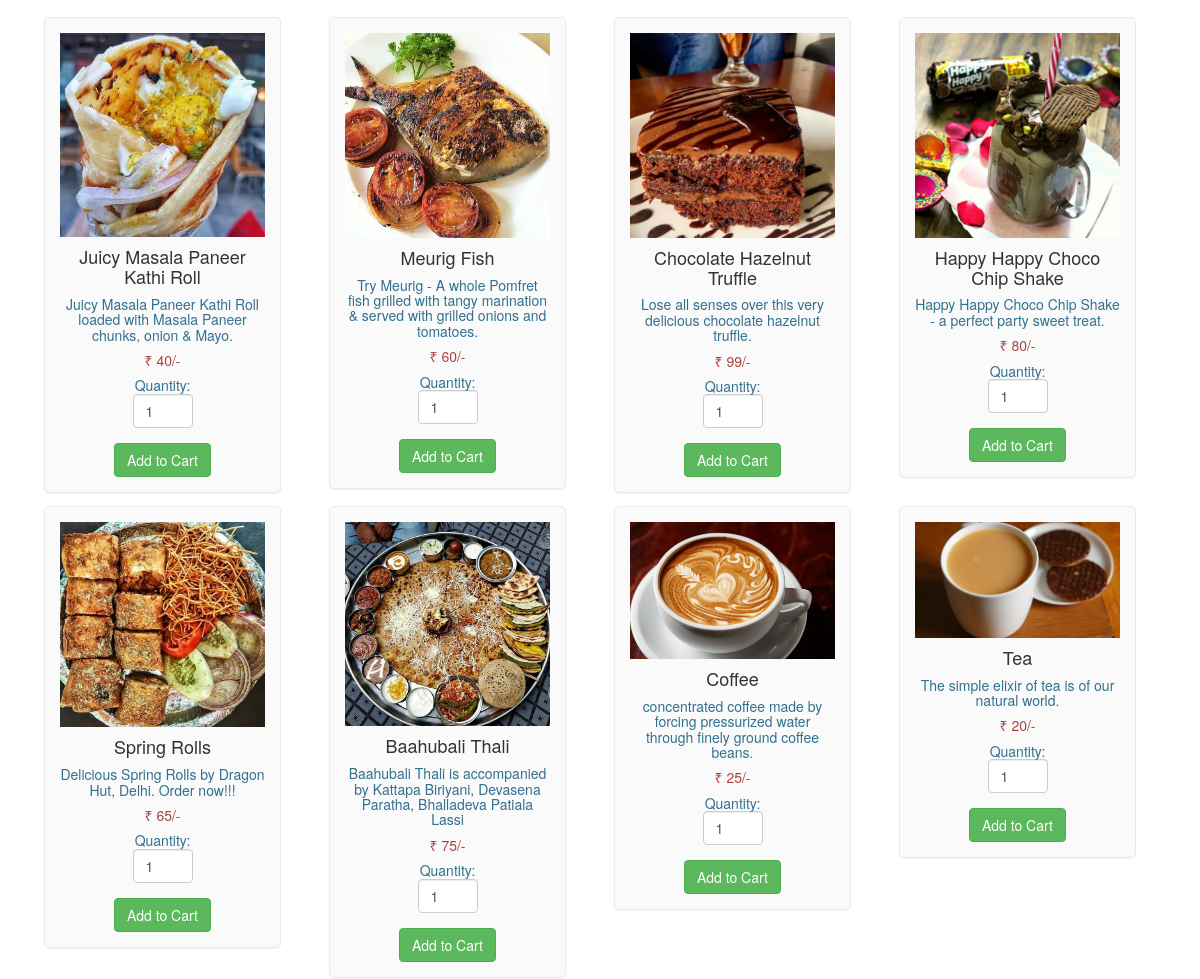
The app's page /foodlist.php (signed in, middle part), older data.
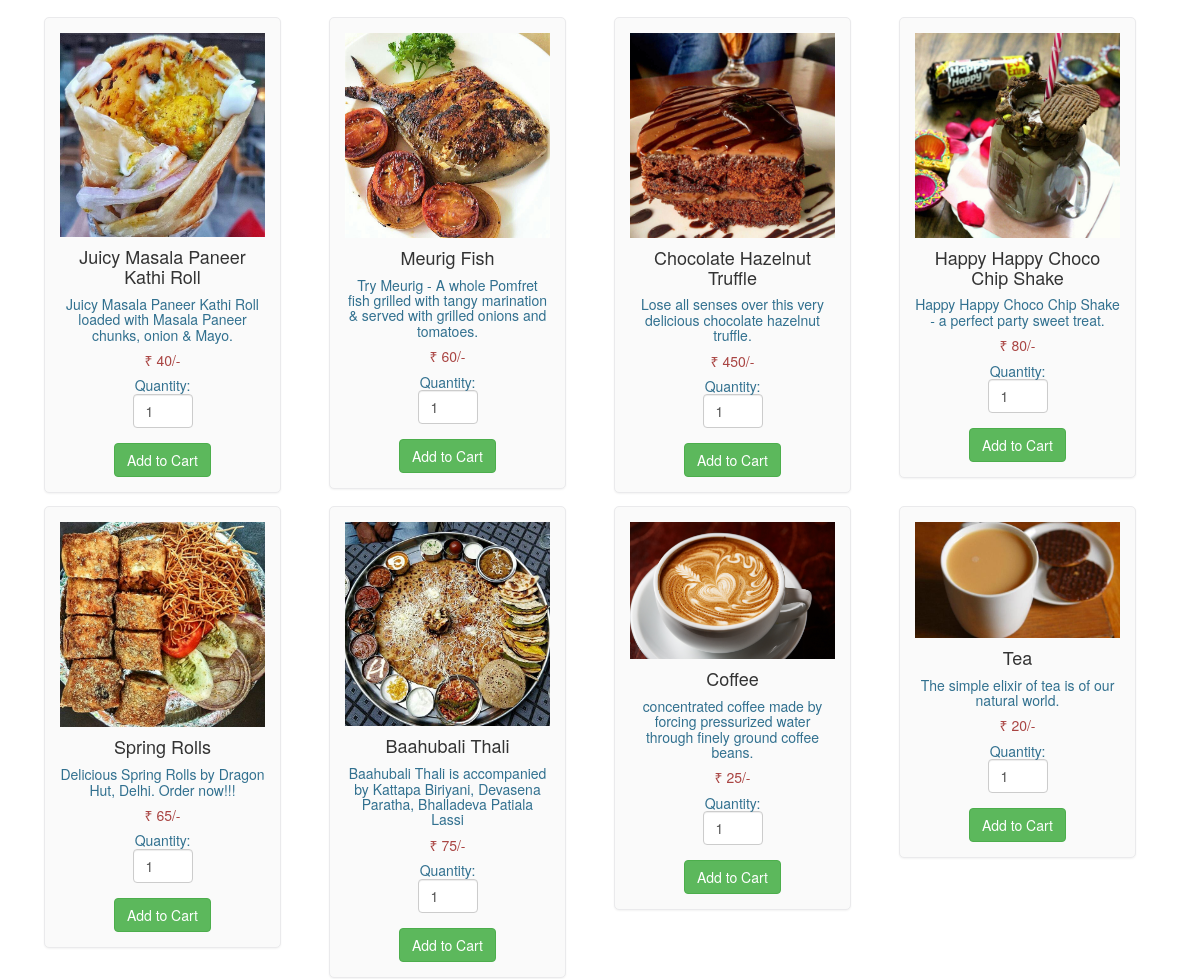
The same page, newer data.
### tables this page shows
CREATE TABLE `food` (
  `F_ID` int(30) NOT NULL,
  `name` varchar(30) NOT NULL,
  `price` int(30) NOT NULL,
  `description` varchar(200) NOT NULL,
  `R_ID` int(30) NOT NULL,
  `images_path` varchar(200) NOT NULL,
  `options` varchar(10) NOT NULL DEFAULT 'ENABLE'
);

### foodlist.php (the view, shortened to what this page needs)
<html>
  <head>
  </head>
  <link rel="stylesheet" type = "text/css" href ="css/foodlist.css">
  <link rel="stylesheet" type = "text/css" href ="css/bootstrap.min.css">
  <body>
<div class="container" style="width:95%;">
<?php
$conn = Connect();
$sql = "SELECT * FROM FOOD WHERE options = 'ENABLE' ORDER BY F_ID";
$result = mysqli_query($conn, $sql);
if (mysqli_num_rows($result) > 0)
{
  $count=0;
  while($row = mysqli_fetch_assoc($result)){
    if ($count == 0)
      echo "<div class='row'>";
?>
<div class="col-md-3">
<form method="post" action="cart.php?action=add&id=<?php echo $row["F_ID"]; ?>">
<div class="mypanel" align="center";>
<img src="<?php echo $row["images_path"]; ?>" class="img-responsive">
<h4 class="text-dark"><?php echo $row["name"]; ?></h4>
<h5 class="text-info"><?php echo $row["description"]; ?></h5>
<h5 class="text-danger">&#8377; <?php echo $row["price"]; ?>/-</h5>
<h5 class="text-info">Quantity: <input type="number" min="1" max="25" name="quantity" class="form-control" value="1" style="width: 60px;"> </h5>
<input type="submit" name="add" style="margin-top:5px;" class="btn btn-success" value="Add to Cart">
</div>
</form>
</div>
<?php
$count++;
if($count==4)
{
  echo "</div>";
  $count=0;
}
}
?>
</div>
</div>
  <?php
}
?>
</body>
</html>

### css/foodlist.css (style rules this page uses)
body,html { height: 100%; }
body { padding-top: 50px; background-image: url('bgimg1.jpg'); background-repeat: repeat; background-size: cover; background-position: center; }
.mypanel { border: 1px solid #eaeaec; margin: -1px 19px 3px -1px; box-shadow: 0 1px 2px rgba(0,0,0,0.05); background-color: #FAFAFA; padding:15px; border-radius: 5px; }
input { border: 5px solid white; }

Row changes from the older to the newer data that the page shows:
changed food "Chocolate Hazelnut Truffle": price "99" → "450"
